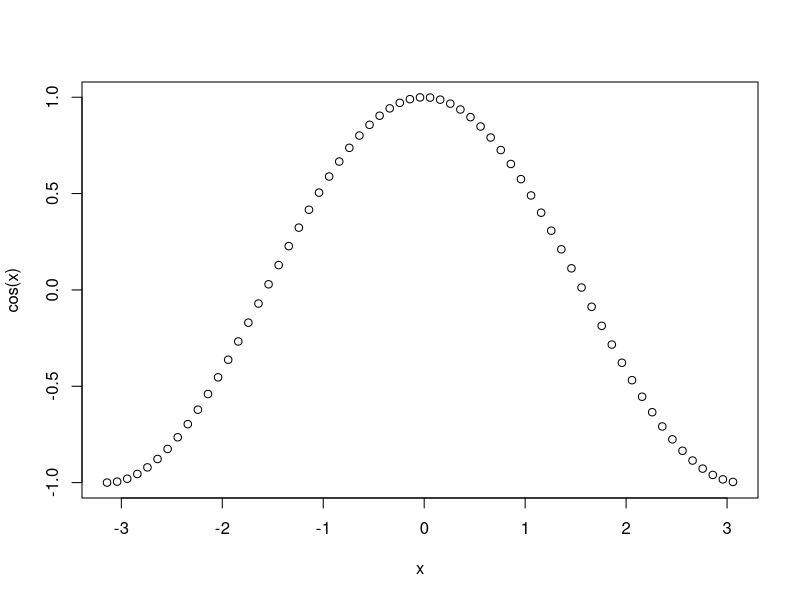

The R script that drew this image:
generate_name <- function() {
  first_names <- c('John', 'Jane', 'Alex', 'Emily', 'Chris', 'Katie', 'Mike', 'Laura')
  last_names <- c('Smith', 'Doe', 'Brown', 'Wilson', 'Johnson', 'Lee', 'Walker', 'White')
  paste(sample(first_names, 1), sample(last_names, 1))
}

generate_salary <- function() {
  sample(5000:35000, 1)
}

generate_gender <- function() {
  sample(c('Male', 'Female'), 1)
}

workers <- list()
for (i in 1:400) {
  name <- generate_name()
  salary <- generate_salary()
  gender <- generate_gender()
  workers[[i]] <- list(name = name, salary = salary, gender = gender)
}

for (worker in workers) {
  name <- worker$name
  salary <- worker$salary
  gender <- worker$gender
  employee_level <- ""
  
  tryCatch({
    if (salary > 10000 && salary < 20000) {
      employee_level <- "A1"
    }
    if (salary > 7500 && salary < 30000 && gender == "Female") {
      employee_level <- "A5-F"
    }
    
    cat(sprintf("Name: %s, Salary: %d, Gender: %s, Employee Level: %s\n", name, salary, gender, employee_level))
    
  }, error = function(e) {
    cat(sprintf("Error processing payment slip for %s: %s\n", name, e$message))
  })
}
x <- seq(-pi, pi, 0.1)
plot(x, cos(x))